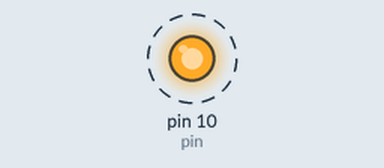
This sketch was run on a simulated Arduino Uno, built with avr-gcc and run on an emulated ATmega328P. On the bench: output pins drawn as LEDs (lit = HIGH). Dashed ring = blinking.

Above: at 0.5 s.
Timing chart, 0 to 4.6 s (numbered marks = the images above):
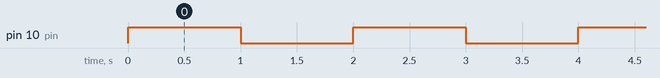

The sketch:

blink.ino
```cpp
int pin = 10;

void setup() {
  pinMode(pin, OUTPUT);
}

void loop() {
  digitalWrite(pin, HIGH);
  delay(1000);
  digitalWrite(pin, LOW);
  delay(1000);
}
```

Measured:
- by itself, pin 10 (pin): alternates HIGH for 1.0 s and LOW for 1.0 s
